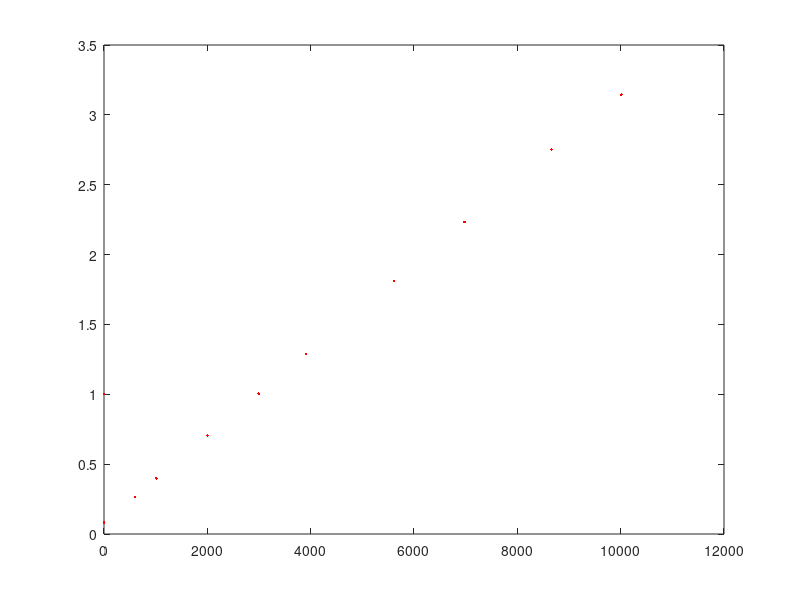

Write the MATLAB code that produced this figure. (Note: this script raises an error after producing the figure.)
clear; close all;

load('Resistance+ThermalVoltage.mat')
load('bode.mat')

%% Finding Gain Bandwidth Product
Vin                 = 0.2; %V Set in experiment
Attenutation_Gain   = -85;  %db Set in experiment
RMS_Scale           = 1 / (2 * sqrt(2));
Voltage_Gain_Scale  = 10^( Attenutation_Gain / 20 );
VinScaled           = Vin * RMS_Scale * Voltage_Gain_Scale; %V

T                   = 296; %K Measured
deltaT              = 2;   %K
T_MAX               = 296 + deltaT;
T_MIN               = 296 - deltaT;

z = cumtrapz(FrequencyHz, (MeanVV/VinScaled) .^2 );
gamma = z(length(z));
disp(['The gain-bandwidth product is: ', num2str(gamma)]);

zmax        = cumtrapz(FrequencyHz, ((MeanVV+STDV)/VinScaled) .^2 );
zmin        = cumtrapz(FrequencyHz, ((MeanVV-STDV)/VinScaled) .^2 );
gammaMax    = zmax(length(zmax));
gammaMin    = zmin(length(zmin));
deltaGamma  =  (gammaMax  - gammaMin) / 2;

%V2overR = 0.0003069;

%gamma = 5008693.576 ;

%% Comparison of Gamma to the more rigourous method
load('vivout.mat')
rigor_Vin = [0.05 0.1 0.15 0.2 0.25];
rigor_Vin_Scaled = rigor_Vin * RMS_Scale * Voltage_Gain_Scale;
rigor_f = [100 1e3 5e3 10e3 100e3];
G100    = Vout100Hz     .^ 2 ./ rigor_Vin_Scaled .^2;
G1k     = Vout1kHz      .^ 2 ./ rigor_Vin_Scaled .^2;
G5k     = Vout5kHz      .^ 2 ./ rigor_Vin_Scaled .^2;
G10k    = Vout10kHz     .^ 2 ./ rigor_Vin_Scaled .^2;
G100k   = Vout100kHz    .^ 2 ./ rigor_Vin_Scaled .^2;
G = [mean(G100); mean(G1k); mean(G5k); mean(G10k); mean(G100k)];
rigor_gamma = G(1)*(rigor_f(1)/2 - 0) + G(2) * (rigor_f(2)/2 - rigor_f(1)/2) + G(3) * (rigor_f(3)/2 - rigor_f(2)/2) + G(4) * (rigor_f(4)/2 - rigor_f(3)/2) + ...
    G(5) * (rigor_f(5)/2 - rigor_f(4)/2);
disp(['The alternate gain-bandwidth product is: ', num2str(rigor_gamma)]);


%% Resistors A-J

%% Finding Voltage to Resistance Relation
resistanceAJ        = Resistances(1:10);
squareVoltageAJ     = (ThermalVoltage(1:10)) .^ 2;
errorsResistanceAJ  = STDR(1:10);
errorsVoltageAJ     = STDTV(1:10);
weightsAJ           = 1 ./ (errorsVoltageAJ).^2;
PAJ                 = polyfit(resistanceAJ,squareVoltageAJ, 1 );
V2R_AJ              = PAJ(1);
V2R_AJ_MAX          = 0.0003085; %from Weighted Least Square Fit
V2R_AJ_MIN          = 0.0003054; %from Weighted Least Square Fit

kb_1                =  V2R_AJ / (4*T*gamma);
kb_1Max             =  V2R_AJ_MAX / (4 * T_MIN * gammaMin);
kb_1Min             =  V2R_AJ_MIN / (4 * T_MAX * gammaMax);
delta_kb_1          = ( kb_1Max - kb_1Min ) / 2;
disp(['The Boltzmann constant from the first set of resistors is: ', num2str(kb_1), ' plus/minus: ', num2str(delta_kb_1)]);

%% Resistors 1-9

%% Finding Voltage to Resistance Relation
resistanceNum        = Resistances(11:19);
squareVoltageNum     = (ThermalVoltage(11:19)) .^ 2;
errorsResistanceNum  = STDR(11:19);
errorsVoltageNum     = STDTV(11:19);
weightsNum           = 1 ./ (errorsVoltageNum).^2;
PNUM                 = polyfit(resistanceNum,squareVoltageNum, 1 );
V2R_NUM              = PNUM(1);
V2R_NUM_MAX          = 0.0003081; %from Weighted Least Square Fit
V2R_NUM_MIN          = 0.0003035; %from Weighted Least Square Fit

kb_2                =  V2R_NUM / (4*T*gamma);
kb_2Max             =  V2R_NUM_MAX / (4 * T_MIN * gammaMin);
kb_2Min             =  V2R_NUM_MIN / (4 * T_MAX * gammaMax);
delta_kb_2          = ( kb_2Max - kb_2Min ) / 2;
disp(['The Boltzmann constant from the second set of resistors is: ', num2str(kb_2), ' plus/minus: ', num2str(delta_kb_2)]);


%% Plots 

%%%%%%%%%%%%%%%%%%%%%%%%%%%%%%%%%%%%%%%%%%%%%%%%%%%%
%%%%%%%%%%%% Voltage vs Resistance A-J %%%%%%%%%%%%%
%%%%%%%%%%%%%%%%%%%%%%%%%%%%%%%%%%%%%%%%%%%%%%%%%%%%
f1 = figure(1);
h1 = plot(resistanceAJ, squareVoltageAJ, 'r.');
hold on
e  = errorbar(resistanceAJ, squareVoltageAJ, errorsVoltageAJ/2, errorsVoltageAJ/2, errorsResistanceAJ/2, errorsResistanceAJ/2, 'r.');
e.LineWidth = 1.5;
h2 = plot(resistanceAJ, PAJ(1)*resistanceAJ + PAJ(2), 'Linewidth', 1.5);

ax = gca;
ax.FontName = 'LaTeX';
ax.TickLabelInterpreter = 'LaTeX';
ax.FontSize = 18;
ax.XColor = 'k';
ax.YColor = 'k';

ax.YLabel.String = ('Voltage (V)');
ax.YLabel.FontSize = 16;
ax.YLabel.FontWeight = 'bold';
ax.YLabel.Color = 'k';

ax.XLabel.String = ('Resistance (\Omega)');
ax.XLabel.FontSize = 16;
ax.XLabel.FontWeight = 'bold';
ax.XLabel.Color = 'k';
ax.XLim = [0, 10050];

ax.Box = 'off';
ax.LineWidth = 1.5;
ax.YGrid = 'on';
ax.XMinorTick = 'on';
ax.YMinorTick = 'on';

t = title('Thermal Voltage Vs. Resistance A-J');
t.Color = 'k';
t.Interpreter = 'LaTeX';
t.FontSize = 24;

%%%%%%%%%%%%%%%%%%%%%%%%%%%%%%%%%%%%%%%%%%%%%%%%%%%%
%%%%%%%%%%%% Voltage vs Resistance 1-9 %%%%%%%%%%%%%
%%%%%%%%%%%%%%%%%%%%%%%%%%%%%%%%%%%%%%%%%%%%%%%%%%%%
f2 = figure(2);
h3 = plot(resistanceNum, squareVoltageNum, 'or');
hold on
e  = errorbar(resistanceNum, squareVoltageNum, errorsVoltageNum/2, errorsVoltageNum/2, errorsResistanceNum/2, errorsResistanceNum/2, 'r.');
e.LineWidth = 1.5;
h4 = plot(resistanceNum, PNUM(1)*resistanceNum + PNUM(2), 'Linewidth', 1.5);
ax = gca;
ax.FontName = 'LaTeX';
ax.TickLabelInterpreter = 'LaTeX';
ax.FontSize = 18;
ax.XColor = 'k';
ax.YColor = 'k';

ax.YLabel.String = ('Voltage (V)');
ax.YLabel.FontSize = 16;
ax.YLabel.FontWeight = 'bold';
ax.YLabel.Color = 'k';

ax.XLabel.String = ('Resistance (\Omega)');
ax.XLabel.FontSize = 16;
ax.XLabel.FontWeight = 'bold';
ax.XLabel.Color = 'k';

ax.Box = 'off';
ax.LineWidth = 1.5;
ax.YGrid = 'on';
ax.XMinorTick = 'on';
ax.YMinorTick = 'on';

t = title('Thermal Voltage Vs. Resistance 1-9');
t.Color = 'k';
t.Interpreter = 'LaTeX';
t.FontSize = 24;

%%%%%%%%%%%%%%%%%%%%%%%%%%%%%%%%%%%%%%%%%%%%%%%%%%%%
%%%%%%%%%%%% Gain vs Frequency%%%%%%%%%%%%%%%%%%%%%%
%%%%%%%%%%%%%%%%%%%%%%%%%%%%%%%%%%%%%%%%%%%%%%%%%%%%
f3 = figure(3);
b1 = plot(FrequencyHz, (MeanVV/VinScaled).^2);
b1.LineWidth = 2;
ax = gca;
ax.FontName = 'LaTeX';
ax.TickLabelInterpreter = 'LaTeX';
ax.FontSize = 18;
ax.XColor = 'k';
ax.YColor = 'k';

ax.YLabel.String = ('Gain (V/V)');
ax.YLabel.FontSize = 16;
ax.YLabel.FontWeight = 'bold';
ax.YLabel.Color = 'k';

ax.XLabel.String = ('Frequency (Hz)');
ax.XLabel.FontSize = 16;
ax.XLabel.FontWeight = 'bold';
ax.XLabel.Color = 'k';


ax.Box = 'off';
ax.LineWidth = 1.5;
ax.YGrid = 'on';
ax.XMinorTick = 'on';
ax.YMinorTick = 'on';
t = title('Gain vs Frequency');
t.Color = 'k';
t.Interpreter = 'LaTeX';
t.FontSize = 24;

%%%%%%%%%%%%%%%%%%%%%%%%%%%%%%%%%%%%%%%%%%%%%%%%%%%%
%%%%%%%%%%%% Bode Plot %%%%%%%%%%%%%%%%%%%%%%%%%%%%%
%%%%%%%%%%%%%%%%%%%%%%%%%%%%%%%%%%%%%%%%%%%%%%%%%%%%
f4 = figure(4);
b2 = plot(log10(FrequencyHz), (MeanVV/VinScaled).^2);
b2.LineWidth = 2;
ax = gca;
ax.FontName = 'LaTeX';
ax.TickLabelInterpreter = 'LaTeX';
ax.FontSize = 18;
ax.XColor = 'k';
ax.YColor = 'k';

ax.YLabel.String = ('Gain (V/V)');
ax.YLabel.FontSize = 16;
ax.YLabel.FontWeight = 'bold';
ax.YLabel.Color = 'k';

ax.XLabel.String = ('Log_{10}(Frequency) (Hz)');
ax.XLabel.FontSize = 16;
ax.XLabel.FontWeight = 'bold';
ax.XLabel.Color = 'k';

ax.Box = 'off';
ax.LineWidth = 1.5;
ax.YGrid = 'on';
ax.XGrid = 'on';
ax.XMinorGrid ='on';
ax.XMinorTick = 'on';
ax.YMinorTick = 'on';
t = title('Bode Plot');
t.Color = 'k';
t.Interpreter = 'LaTeX';
t.FontSize = 24;

%[fits, gof] = createFits(resistanceNum, squareVoltageNum, weightsNum, resistanceAJ, squareVoltageAJ, weightsAJ); 

